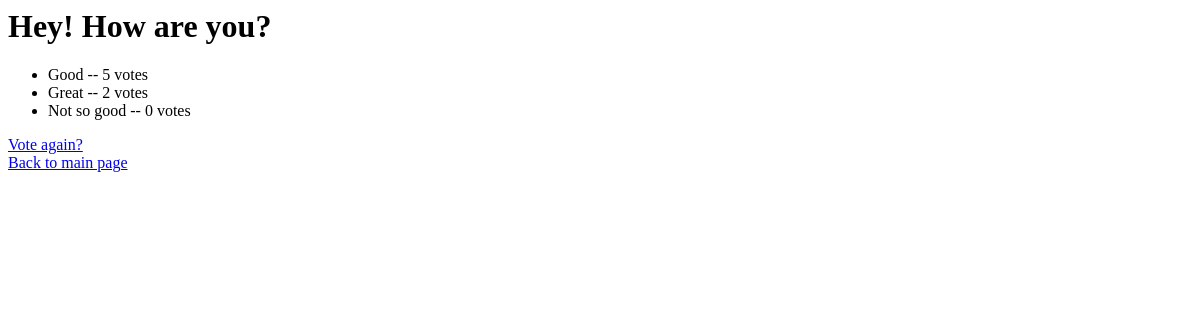
Before: /polls/2/results/ with the older database file.
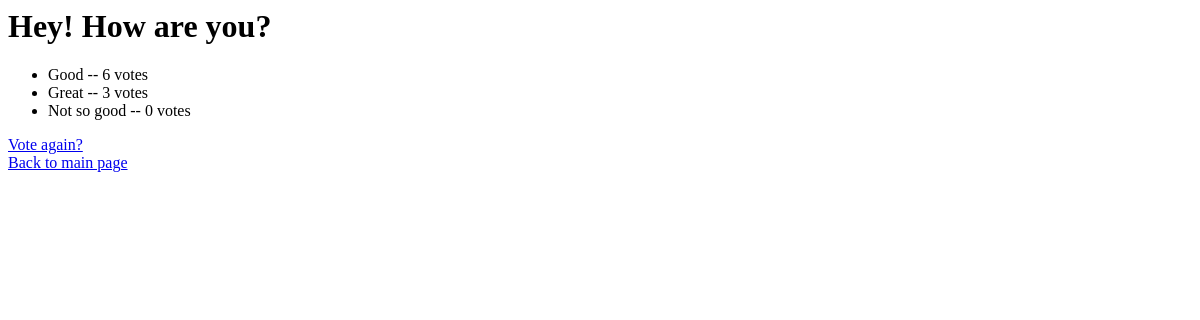
After: the same page with the newer database file.
### polls/models.py (models this page shows, shortened)
class Choice(models.Model):
    question = models.ForeignKey(Question)
    choice_text = models.CharField(max_length=200)
    votes = models.IntegerField(default=0)

### polls/views.py (the view)
# urls.py: url(r'^(?P<pk>\d+)/results/$', views.ResultsView.as_view(), name='results'),
class ResultsView(generic.DetailView):
    model = Question
    template_name = 'polls/results.html'

### polls/templates/polls/results.html (shortened to what this page needs)
<h1>{{ question.question_text }}</h1>
<ul>
{% for choice in question.choice_set.all %}
    <li>{{ choice.choice_text }} -- {{ choice.votes }} vote{{ choice.votes|pluralize }}</li>
{% endfor %}
</ul>
<a href="{% url 'polls:detail' question.id %}">Vote again?</a>
<a href="/polls/">Back to main page</a>

Changed rows visible on the page:
changed Choice "Good": votes "5" → "6"
changed Choice "Great": votes "2" → "3"
